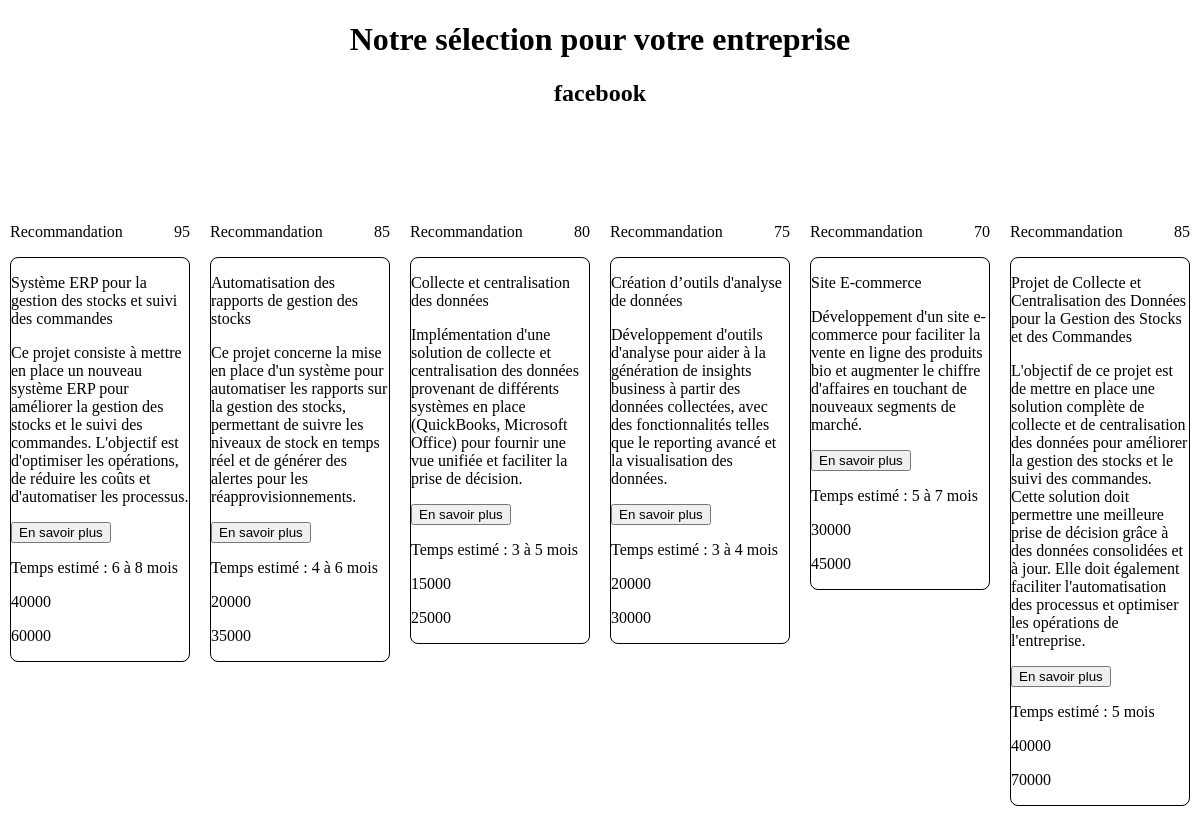
Before: /entreprises/visions/rovers/Opportunity/pricing (signed in) with the older database file.
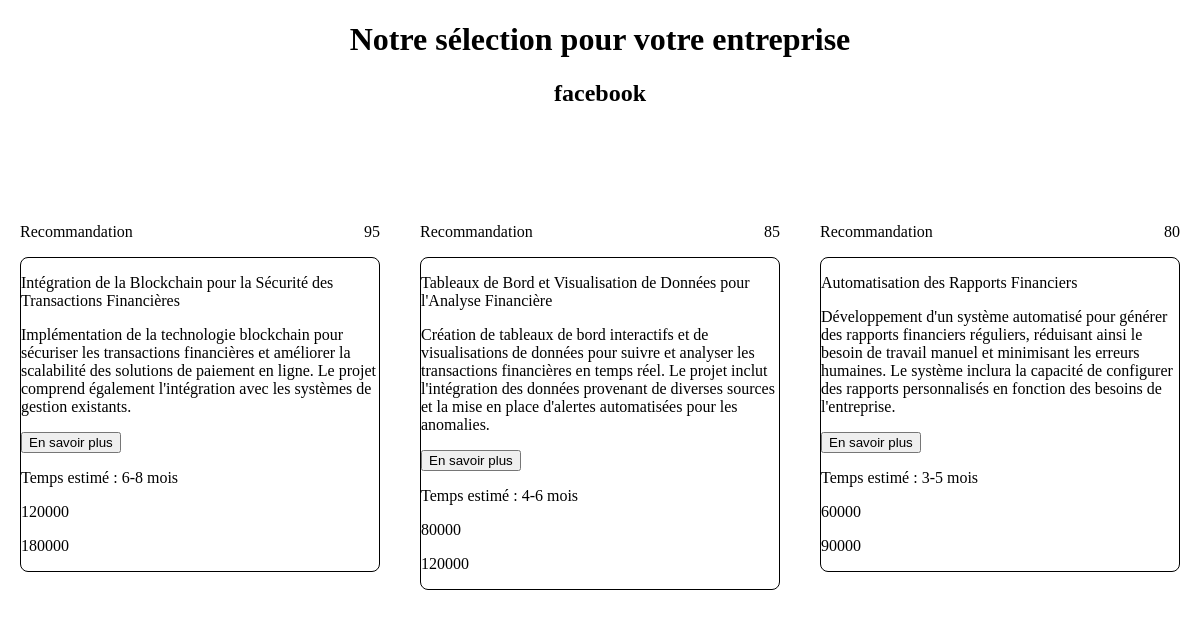
After: the same page with the newer database file.
### accounts/models.py (models this page shows)
class Entreprise(models.Model):
    user = models.OneToOneField(CustomUser, on_delete=models.CASCADE, primary_key=True)
    company_name = models.CharField(max_length=255)
    website = models.URLField(null=True, blank=True)
    curiosityPass = models.BooleanField(default=False)
    WebDataPass = models.BooleanField(default=False)
    companyInformation = models.TextField(blank=True)
    nombreCDC = models.IntegerField(default=0)
    def __str__(self):
        return self.company_name

### discover/models.py (models this page shows, shortened)
class CahierDeCharge(models.Model):
    user = models.ForeignKey(Entreprise, on_delete=models.CASCADE, related_name='cahiers_de_charge')
    titre = models.CharField(max_length=50)
    description = models.TextField(null=True)
    noteCohereneEntreprise = models.IntegerField(null=True) # Note sur 100
    justificationNote = models.TextField(null=True)
    tempsProjet = models.TextField(null=True)
    prixGlobal = models.IntegerField(null=True)
    prixGlobalConcurrents = models.IntegerField(null=True)

### discover/views.py (the view)
# urls.py: path('entreprises/visions/rovers/Opportunity/pricing', pricingOpportunity, name="visions-rovers-opportunity-pricing"),
def pricingOpportunity(request):
    user = request.user
    entreprise = Entreprise.objects.get(user=user)
    cahiers_des_charges = CahierDeCharge.objects.filter(user=entreprise)
    context = {
        'entreprise': entreprise,
        'cahiers_des_charges': cahiers_des_charges,
    }
    return render(request, 'discover/pricingOpportunity.html', context)

### discover/templates/discover/pricingOpportunity.html (shortened to what this page needs)
<!DOCTYPE html>
<html lang="fr">
<head>
    {% load static %}
    <link rel="stylesheet" href="{% static 'css/pricingOpportunity.css' %}">
    <link rel="stylesheet" href="{% static 'css/base.css' %}">
</head>
<body>
    <div class="topTitle">
        <h1>Notre sélection pour votre entreprise</h1>
        <h2>{{entreprise}}</h2>
    </div>
    <div class="displayCDC">
        {% for cdc in cahiers_des_charges%}
            <div class="cards">
                <div class="topCards">
                    <p>Recommandation</p>
                    <p>{{cdc.noteCohereneEntreprise}}</p>
                </div>
                <div class="bottomCards">
                    <p>{{cdc.titre}}</p>
                    <p>{{cdc.description}}</p>
                    <button>En savoir plus</button>
                    <p>Temps estimé : {{cdc.tempsProjet}}</p>
                    <p>{{cdc.prixGlobal}}</p>
                    <p>{{cdc.prixGlobalConcurrents}}</p>
                </div>
            </div>
        {% endfor %}
    </div>
</body>
</html>

### static/css/pricingOpportunity.css (style rules this page uses)
.topTitle { display: flex; align-items: center; flex-direction: column; }
.topTitle h2 { margin: 0px; }
.displayCDC { display: flex; justify-content: space-around; margin-block: 100px; }
.cards { width: 30%; margin-inline: 10px; }
.topCards { display: flex; justify-content: space-between; }
.bottomCards { border: 1px solid black; border-radius: 8px; }

### static/css/base.css (style rules this page uses)
body { background: white; font-family: Urbanist; color: black; margin: 0; }

Changed rows visible on the page:
removed CahierDeCharge: noteCohereneEntreprise "95", titre "Système ERP pour la gestion des stocks et suivi des commandes", description "Ce projet consiste à mettre en place un nouveau système ERP pour améliorer la gestion des stocks et le suivi des commandes. L'objectif est d'optimiser les opérations, de réduire les coûts et d'automatiser les processus.", tempsProjet "6 à 8 mois", prixGlobal "40000", prixGlobalConcurrents "60000"
removed CahierDeCharge: noteCohereneEntreprise "85", titre "Automatisation des rapports de gestion des stocks", description "Ce projet concerne la mise en place d'un système pour automatiser les rapports sur la gestion des stocks, permettant de suivre les niveaux de stock en temps réel et de générer des alertes pour les réapprovisionnements.", tempsProjet "4 à 6 mois", prixGlobal "20000", prixGlobalConcurrents "35000"
removed CahierDeCharge: noteCohereneEntreprise "80", titre "Collecte et centralisation des données", description "Implémentation d'une solution de collecte et centralisation des données provenant de différents systèmes en place (QuickBooks, Microsoft Office) pour fournir une vue unifiée et faciliter la prise de décision.", tempsProjet "3 à 5 mois", prixGlobal "15000", prixGlobalConcurrents "25000"
removed CahierDeCharge: noteCohereneEntreprise "75", titre "Création d’outils d'analyse de données", description "Développement d'outils d'analyse pour aider à la génération de insights business à partir des données collectées, avec des fonctionnalités telles que le reporting avancé et la visualisation des données.", tempsProjet "3 à 4 mois", prixGlobal "20000", prixGlobalConcurrents "30000"
removed CahierDeCharge: noteCohereneEntreprise "70", titre "Site E-commerce", description "Développement d'un site e-commerce pour faciliter la vente en ligne des produits bio et augmenter le chiffre d'affaires en touchant de nouveaux segments de marché.", tempsProjet "5 à 7 mois", prixGlobal "30000", prixGlobalConcurrents "45000"
removed CahierDeCharge: noteCohereneEntreprise "85", titre "Projet de Collecte et Centralisation des Données pour la Gestion des Stocks et des Commandes", description "L'objectif de ce projet est de mettre en place une solution complète de collecte et de centralisation des données pour améliorer la gestion des stocks et le suivi des commandes. Cette solution doit permettre une meilleure prise de décision grâce à des données consolidées et à jour. Elle doit également faciliter l'automatisation des processus et optimiser les opérations de l'entreprise.", tempsProjet "5 mois", prixGlobal "40000", prixGlobalConcurrents "70000"
added CahierDeCharge: noteCohereneEntreprise "95", titre "Intégration de la Blockchain pour la Sécurité des Transactions Financières", description "Implémentation de la technologie blockchain pour sécuriser les transactions financières et améliorer la scalabilité des solutions de paiement en ligne. Le projet comprend également l'intégration avec les systèmes de gestion existants.", tempsProjet "6-8 mois", prixGlobal "120000", prixGlobalConcurrents "180000"
added CahierDeCharge: noteCohereneEntreprise "85", titre "Tableaux de Bord et Visualisation de Données pour l'Analyse Financière", description "Création de tableaux de bord interactifs et de visualisations de données pour suivre et analyser les transactions financières en temps réel. Le projet inclut l'intégration des données provenant de diverses sources et la mise en place d'alertes automatisées pour les anomalies.", tempsProjet "4-6 mois", prixGlobal "80000", prixGlobalConcurrents "120000"
added CahierDeCharge: noteCohereneEntreprise "80", titre "Automatisation des Rapports Financiers", description "Développement d'un système automatisé pour générer des rapports financiers réguliers, réduisant ainsi le besoin de travail manuel et minimisant les erreurs humaines. Le système inclura la capacité de configurer des rapports personnalisés en fonction des besoins de l'entreprise.", tempsProjet "3-5 mois", prixGlobal "60000", prixGlobalConcurrents "90000"
